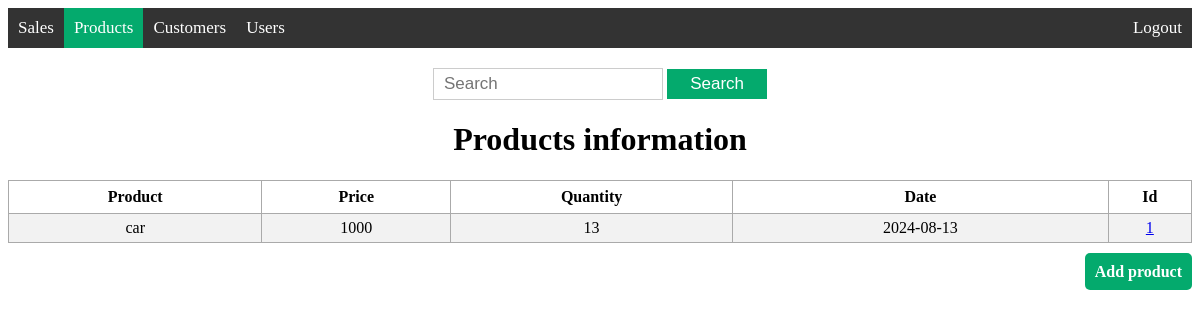
The app's page /view_product, older data.
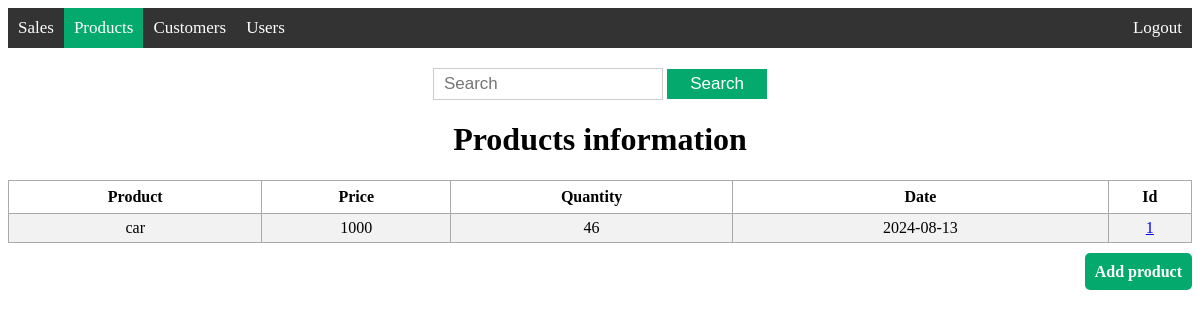
The same page, newer data.
### models/product.py (models this page shows, shortened)
class Product(db.Model):
    id = db.Column(db.Integer, primary_key=True)
    product_name = db.Column(db.String(200), nullable=False)
    price =  db.Column(db.Integer, nullable=False)
    product_quantity = db.Column(db.Integer, nullable=False)
    date = db.Column(db.DateTime, default=datetime.now(pytz.UTC))

### app.py (the view)
@app.route('/view_product', methods=['GET'])
def view_product():
    products = Product.query.order_by(Product.product_name).all()
    return render_template('view_product.html', products=products)

### templates/view_product.html (shortened to what this page needs)
{% extends 'base.html' %}
{% block body %}
<div class="content">
    {% block navbar %}
    <div class='topnav'>
        <a href='/view_sale'>Sales</a>
        <a class='active' href='/view_product'>Products</a>
        <a href='/view_customer'>Customers</a>
        <a href='/view_user'>Users</a>
        <a class='logout' href='/logout'>Logout</a>
    </div>
    {% endblock %}
    <div class='search'>
        <form action="{{ url_for('search_product', search='') }}" method="get">
            <input type='text' placeholder='Search' name='search' id='search'>
            <input type='submit' value="Search">
        </form>
    </div>
    <div class="view">
        <h1 style="text-align: center;">Products information</h1>
        {% if products|length < 1 %}
        <h4  style="text-align: center;"> There are no product on the store, create one below!</h4>
        {% else %}
        <table>
            <tr>
                <th>Product</th>
                <th>Price</th>
                <th>Quantity</th>
                <th>Date</th>
                <th>Id</th>
            </tr>
            {% for product in products %}
                <tr>
                    <td>{{ product.product_name }}</td>
                    <td>{{ product.price }}</td>
                    <td>{{ product.product_quantity }}</td>
                    <td>{{ product.date.date() }}</td>
                    <td><a href="/info_product/{{ product.id }}">{{ product.id }}</a></td>
                </tr>
            {% endfor %}
        </table>
        {% endif %}
    </div>
    <div class="add">
        <a href="/add_product">Add product</a>
    </div>
</div>
{% endblock %}

Row changes from the older to the newer data that the page shows:
changed Product "car": product_quantity "13" → "46"
